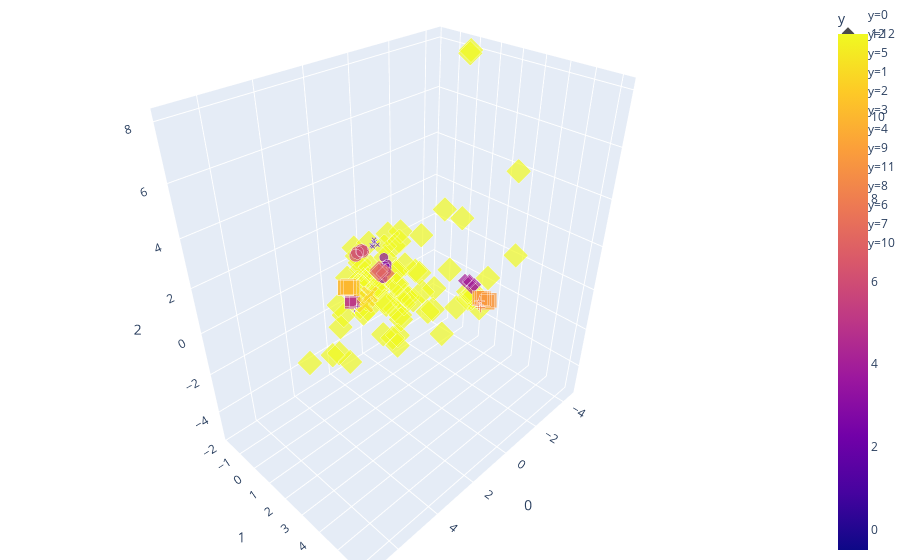

The notebook cell saved with this chart:
### Markdown cell above
The DBSCAN predicted 13 clusters. Hence, it has inferred 13 distinctive formulations present in the dataset.

### Code cell
#Visualize DBSCAN cluster predictions
import plotly.express as px
fig = px.scatter_3d(df_dbscan, x=0, y=1, z=2,
              color='y', size='y', size_max=18,
              symbol='y', opacity=0.7)

# tight layout
fig.update_layout(margin=dict(l=0, r=0, b=0, t=0))

### Figure 1 — Plotly figure (JSON) as saved in the notebook; plotly's stock layout.template omitted (floating-point values rounded to 4 significant figures)
{"data": [{"hoverlabel": {"namelength": 0}, "hovertemplate": "y=%{marker.color}<br>0=%{x}<br>1=%{y}<br>2=%{z}", "legendgroup": "y=0", "marker": {"color": [0, 0, 0, 0, 0, 0, 0, 0, 0, 0, 0, 0, 0, 0, 0, 0, 0, 0, 0, 0, 0, 0, 0, 0, 0, 0, 0, 0, 0, 0, 0, 0, 0, 0, 0, 0, 0, 0, 0, 0, 0, 0, 0, 0, 0, 0, 0, 0, 0, 0, 0, 0, 0, 0, 0, 0, 0, 0, 0, 0, 0, 0, 0, 0, 0, 0, 0, 0, 0, 0, 0, 0, 0, 0, 0, 0, 0, 0, 0, 0, 0, 0, 0, 0, 0, 0, 0], "coloraxis": "coloraxis", "opacity": 0.7, "size": [0, 0, 0, 0, 0, 0, 0, 0, 0, 0, 0, 0, 0, 0, 0, 0, 0, 0, 0, 0, 0, 0, 0, 0, 0, 0, 0, 0, 0, 0, 0, 0, 0, 0, 0, 0, 0, 0, 0, 0, 0, 0, 0, 0, 0, 0, 0, 0, 0, 0, 0, 0, 0, 0, 0, 0, 0, 0, 0, 0, 0, 0, 0, 0, 0, 0, 0, 0, 0, 0, 0, 0, 0, 0, 0, 0, 0, 0, 0, 0, 0, 0, 0, 0, 0, 0, 0], "sizemode": "area", "sizeref": 0.03704, "symbol": "circle"}, "mode": "markers", "name": "y=0", "scene": "scene", "showlegend": true, "type": "scatter3d", "x": [-0.3088, -0.1151, -0.002301, -0.2171, -0.02224, 0.04117, -0.7554, 0.3377, 0.4593, -0.463, 0.01584, 0.214, -0.1421, 0.03737, -0.2774, -0.1153, -0.6583, -0.5413, -0.1669, -0.835, -0.9351, 0.1867, 0.3026, -0.3068, -0.3889, -0.9092, -0.6904, -0.4924, -0.2527, 0.6044, 0.4791, -0.4472, -0.572, -0.06584, -0.6514, -0.2626, 0.2592, -0.6195, 0.01737, -0.3272, -0.01335, -0.5357, -0.6509, -0.0991, 0.02704, -0.02265, -0.878, -0.7662, 0.2727, -0.1475, -0.5626, -0.5741, -0.7748, -0.1205, -0.6552, -0.9226, -0.6851, -0.7814, -0.1558, -0.05049, -0.0709, -0.5363, 0.09334, -0.6886, -0.8813, 0.09432, 0.3966, 0.324, -0.6541, -0.1132, -0.3511, -0.9402, -0.002352, 0.1565, -0.08996, -0.1203, -0.7346, -0.1214, 0.08175, 0.02863, -0.8678, -0.06909, 0.2057, 0.2983, -0.7022, -0.002281, 0.1735], "y": [-0.7632, -1.053, -1.024, -1.039, -1.163, -1.028, -1.099, -1.291, -0.9721, -0.9882, -0.9575, -1.065, -0.9617, -1.054, -1.01, -1.16, -0.7807, -1.031, -0.9654, -0.5237, -1.204, -0.8888, -1.044, -0.9641, -1.01, -1.139, -1.066, -0.9562, -1.116, -0.7802, -1.009, -0.9574, -0.928, -0.9029, -1.116, -0.7717, -1.018, -0.8771, -1.101, -1.102, -1.105, -1.07, -1.064, -0.7468, -0.9412, -0.8103, -1.209, -1.219, -0.7609, -0.9338, -1.066, -0.7598, -1.081, -1.016, -1.143, -1.197, -0.8416, -0.6419, -0.7381, -1.047, -1.301, -0.9235, -0.7975, -0.8445, -0.9723, -0.645, -1.073, -0.9152, -0.7109, -1.028, -1.091, -0.9298, -1.066, -1.236, -1.181, -1.222, -0.9224, -1.063, -0.966, -0.8037, -1.078, -1.164, -0.9992, -1.165, -0.7511, -0.9593, -1.182], "z": [0.3302, -0.03868, -0.1971, -0.2098, -0.4502, -0.009795, 0.4972, -0.07682, 0.2815, -0.478, -0.1125, -0.2028, -0.1171, -0.0569, -0.3814, -0.334, 0.1687, 0.036, 0.1288, 0.3669, -0.1474, 0.4057, 0.4121, -0.2748, -0.3539, -0.386, 0.01708, -0.2323, -0.5406, 0.2497, 0.1464, -0.3363, -0.1712, -0.1764, 0.2822, -0.3208, 0.02494, -0.2844, -0.2753, -0.5322, -0.1448, -0.2799, -0.0762, -0.1576, 0.01546, 0.4306, -0.1134, -0.1342, 0.6443, -0.5182, -0.3121, -0.5567, 0.01471, -0.3382, -0.08601, -0.05548, 0.1266, 0.1193, -0.02888, -0.213, 0.2159, 0.28, 0.04129, -0.03048, -0.1463, 0.7063, 0.4986, 0.2272, 0.1953, -0.08621, -0.4851, -0.5549, 0.1209, 0.1397, -0.2155, -0.6247, -0.539, -0.1318, -0.03659, -0.08567, -0.6433, -0.0174, 0.636, 0.3249, 0.3213, 0.0805, -0.204]}, {"hoverlabel": {"namelength": 0}, "hovertemplate": "y=%{marker.color}<br>0=%{x}<br>1=%{y}<br>2=%{z}", "legendgroup": "y=12", "marker": {"color": [12, 12, 12, 12, 12, 12, 12, 12, 12, 12, 12, 12, 12, 12, 12, 12, 12, 12, 12, 12, 12, 12, 12, 12, 12, 12, 12, 12, 12, 12, 12, 12, 12, 12, 12, 12, 12, 12, 12, 12, 12, 12, 12, 12, 12, 12, 12, 12, 12, 12, 12, 12, 12, 12, 12, 12, 12, 12, 12, 12, 12, 12, 12, 12, 12, 12, 12, 12, 12, 12, 12, 12, 12, 12, 12, 12, 12, 12, 12], "coloraxis": "coloraxis", "opacity": 0.7, "size": [12, 12, 12, 12, 12, 12, 12, 12, 12, 12, 12, 12, 12, 12, 12, 12, 12, 12, 12, 12, 12, 12, 12, 12, 12, 12, 12, 12, 12, 12, 12, 12, 12, 12, 12, 12, 12, 12, 12, 12, 12, 12, 12, 12, 12, 12, 12, 12, 12, 12, 12, 12, 12, 12, 12, 12, 12, 12, 12, 12, 12, 12, 12, 12, 12, 12, 12, 12, 12, 12, 12, 12, 12, 12, 12, 12, 12, 12, 12], "sizemode": "area", "sizeref": 0.03704, "symbol": "diamond"}, "mode": "markers", "name": "y=12", "scene": "scene", "showlegend": true, "type": "scatter3d", "x": [3.64, -4.39, 0.2362, 1.01, 2.351, 1.116, 0.2603, -4.323, -1.075, 1.695, 1.906, 0.6838, 1.151, -2.316, -0.0669, 4.596, 1.595, -3.951, -1.959, -2.76, -0.795, 1.219, -2.679, -2.34, 0.9835, 0.5473, -0.1444, 2.727, -2.27, 1.216, -0.0217, 0.7231, 0.5954, -0.3158, 0.6139, 0.589, 3.333, -1.111, 0.9043, 2.971, 0.116, 0.4573, 1.114, 4.519, 0.9684, 3.419, -2.732, 0.6545, 0.6409, 2.193, 4.873, -0.1997, 0.7416, -0.2735, -1.214, 3.852, 1.067, 1.93, -2.149, -0.4232, 1.767, 1.803, 0.077, -1.388, 7.139, 1.377, -3.557, 1.066, -3.283, 1.631, -2.384, -1.68, 0.2565, 0.5445, 0.793, -2.326, 1.786, -1.377, -4.433], "y": [6.193, -0.1034, 0.5683, 0.8841, 1.14, 0.6204, 0.548, 2.654, -0.9648, 2.074, 0.1852, 1.397, -0.5295, -0.574, 2.244, 2.699, 2.113, -0.7285, 2.463, 1.267, 0.7947, -0.6734, 2.131, 2.434, -1.02, -0.2957, 0.6398, -0.113, 2.348, -0.4369, 3.474, -0.4749, -0.9544, -0.7532, -1.402, 1.912, 2.026, -0.3605, -0.8982, 0.4631, -0.738, -0.5519, 1.457, 2.028, -1.149, 3.135, 2.037, 0.3425, 0.9006, -0.1602, 2.111, 0.7402, 0.7853, 1.789, -0.7791, 1.345, -0.07143, 2.492, 2.296, -1.817, -0.2349, 0.5287, -0.279, 1.089, 4.004, 1.603, 3.467, 1.368, -0.04179, 1.319, 3.062, 3.285, 0.6392, 1.767, -0.6043, -0.4624, 0.3128, -0.8708, -0.1687], "z": [4.917, 7.987, -0.1481, 2.682, 0.05667, 0.5711, 0.5002, 3.962, 0.3928, -1.058, -0.6083, -0.4457, -0.3721, 0.5441, -0.6705, -0.1626, -0.1005, 1.087, -1.04, 1.95, 0.006973, -0.347, -1.51, -0.9398, -0.4843, -0.7029, -0.8893, -0.2259, -1.246, -1.658, 0.1179, 0.425, -1.491, 0.8013, 0.4597, 1.329, 2.771, -0.2809, 0.5116, -0.2617, -1.007, -0.837, -2.3, -0.2304, 1.139, 0.6346, -1.395, -1.086, 0.802, 0.7747, -0.04592, -0.9246, -2.522, -1.159, 0.6386, 0.1693, 0.05664, 0.09143, -0.8598, 0.4534, -0.2228, 0.6941, 0.6379, -0.9164, 2.259, -0.2209, 0.8109, 0.6493, -5.165, 0.1294, 0.09045, -0.9303, -0.7185, -0.1443, -0.201, -2.391, 0.7053, 1.001, 7.854]}, {"hoverlabel": {"namelength": 0}, "hovertemplate": "y=%{marker.color}<br>0=%{x}<br>1=%{y}<br>2=%{z}", "legendgroup": "y=5", "marker": {"color": [5, 5, 5], "coloraxis": "coloraxis", "opacity": 0.7, "size": [5, 5, 5], "sizemode": "area", "sizeref": 0.03704, "symbol": "square"}, "mode": "markers", "name": "y=5", "scene": "scene", "showlegend": true, "type": "scatter3d", "x": [2.252, 2.073, 1.908], "y": [0.02797, -0.1937, -0.1351], "z": [-0.3263, -0.3973, -0.5151]}, {"hoverlabel": {"namelength": 0}, "hovertemplate": "y=%{marker.color}<br>0=%{x}<br>1=%{y}<br>2=%{z}", "legendgroup": "y=1", "marker": {"color": [1, 1, 1, 1, 1, 1], "coloraxis": "coloraxis", "opacity": 0.7, "size": [1, 1, 1, 1, 1, 1], "sizemode": "area", "sizeref": 0.03704, "symbol": "x"}, "mode": "markers", "name": "y=1", "scene": "scene", "showlegend": true, "type": "scatter3d", "x": [-0.2903, -0.3825, -0.3097, -0.326, -0.06255, -0.06311], "y": [-1.324, -1.38, -1.423, -1.161, -1.221, -1.091], "z": [0.8687, 0.6895, 0.4861, 0.681, 0.7363, 0.9497]}, {"hoverlabel": {"namelength": 0}, "hovertemplate": "y=%{marker.color}<br>0=%{x}<br>1=%{y}<br>2=%{z}", "legendgroup": "y=2", "marker": {"color": [2, 2, 2], "coloraxis": "coloraxis", "opacity": 0.7, "size": [2, 2, 2], "sizemode": "area", "sizeref": 0.03704, "symbol": "cross"}, "mode": "markers", "name": "y=2", "scene": "scene", "showlegend": true, "type": "scatter3d", "x": [1.747, 1.933, 1.933], "y": [-0.1832, -0.1421, -0.1421], "z": [-0.8542, -0.9733, -0.9733]}, {"hoverlabel": {"namelength": 0}, "hovertemplate": "y=%{marker.color}<br>0=%{x}<br>1=%{y}<br>2=%{z}", "legendgroup": "y=3", "marker": {"color": [3, 3, 3, 3, 3, 3, 3, 3, 3], "coloraxis": "coloraxis", "opacity": 0.7, "size": [3, 3, 3, 3, 3, 3, 3, 3, 3], "sizemode": "area", "sizeref": 0.03704, "symbol": "circle"}, "mode": "markers", "name": "y=3", "scene": "scene", "showlegend": true, "type": "scatter3d", "x": [0.1061, 0.09464, -0.08194, 0.1814, -0.1336, 0.1718, -0.07237, 0.1062, -0.02082], "y": [-0.2831, -0.4562, -0.3436, -0.41, -0.412, -0.5103, -0.5167, -0.4145, -0.3219], "z": [0.2766, 0.07639, 0.2331, -0.2387, -0.0308, -0.1368, 0.4753, -0.4374, -0.1091]}, {"hoverlabel": {"namelength": 0}, "hovertemplate": "y=%{marker.color}<br>0=%{x}<br>1=%{y}<br>2=%{z}", "legendgroup": "y=4", "marker": {"color": [4, 4, 4, 4, 4], "coloraxis": "coloraxis", "opacity": 0.7, "size": [4, 4, 4, 4, 4], "sizemode": "area", "sizeref": 0.03704, "symbol": "diamond"}, "mode": "markers", "name": "y=4", "scene": "scene", "showlegend": true, "type": "scatter3d", "x": [-2.105, -1.994, -2.107, -2.39, -2.298], "y": [2.374, 2.599, 2.131, 2.401, 2.215], "z": [-0.3411, -0.4076, -0.3778, -0.589, -0.4479]}, {"hoverlabel": {"namelength": 0}, "hovertemplate": "y=%{marker.color}<br>0=%{x}<br>1=%{y}<br>2=%{z}", "legendgroup": "y=9", "marker": {"color": [9, 9, 9, 9, 9], "coloraxis": "coloraxis", "opacity": 0.7, "size": [9, 9, 9, 9, 9], "sizemode": "area", "sizeref": 0.03704, "symbol": "square"}, "mode": "markers", "name": "y=9", "scene": "scene", "showlegend": true, "type": "scatter3d", "x": [-2.525, -2.398, -2.263, -2.161, -2.081], "y": [3.121, 3.108, 3.029, 2.9, 3.078], "z": [-1.08, -1.118, -0.8908, -0.8894, -0.7631]}, {"hoverlabel": {"namelength": 0}, "hovertemplate": "y=%{marker.color}<br>0=%{x}<br>1=%{y}<br>2=%{z}", "legendgroup": "y=11", "marker": {"color": [11, 11, 11], "coloraxis": "coloraxis", "opacity": 0.7, "size": [11, 11, 11], "sizemode": "area", "sizeref": 0.03704, "symbol": "x"}, "mode": "markers", "name": "y=11", "scene": "scene", "showlegend": true, "type": "scatter3d", "x": [1.207, 1.529, 1.458], "y": [-0.01682, 0.05442, 0.09884], "z": [-0.4651, -0.7632, -0.4869]}, {"hoverlabel": {"namelength": 0}, "hovertemplate": "y=%{marker.color}<br>0=%{x}<br>1=%{y}<br>2=%{z}", "legendgroup": "y=8", "marker": {"color": [8, 8, 8], "coloraxis": "coloraxis", "opacity": 0.7, "size": [8, 8, 8], "sizemode": "area", "sizeref": 0.03704, "symbol": "cross"}, "mode": "markers", "name": "y=8", "scene": "scene", "showlegend": true, "type": "scatter3d", "x": [-2.37, -2.188, -2.045], "y": [2.757, 2.856, 3.076], "z": [-1.235, -1.279, -1.208]}, {"hoverlabel": {"namelength": 0}, "hovertemplate": "y=%{marker.color}<br>0=%{x}<br>1=%{y}<br>2=%{z}", "legendgroup": "y=6", "marker": {"color": [6, 6, 6, 6], "coloraxis": "coloraxis", "opacity": 0.7, "size": [6, 6, 6, 6], "sizemode": "area", "sizeref": 0.03704, "symbol": "circle"}, "mode": "markers", "name": "y=6", "scene": "scene", "showlegend": true, "type": "scatter3d", "x": [0.6144, 0.7552, 0.7493, 0.9917], "y": [-1.092, -1.194, -0.8701, -1.022], "z": [0.8718, 0.7743, 0.9827, 0.8284]}, {"hoverlabel": {"namelength": 0}, "hovertemplate": "y=%{marker.color}<br>0=%{x}<br>1=%{y}<br>2=%{z}", "legendgroup": "y=7", "marker": {"color": [7, 7, 7], "coloraxis": "coloraxis", "opacity": 0.7, "size": [7, 7, 7], "sizemode": "area", "sizeref": 0.03704, "symbol": "diamond"}, "mode": "markers", "name": "y=7", "scene": "scene", "showlegend": true, "type": "scatter3d", "x": [0.2574, 0.3931, 0.4151], "y": [-0.09894, -0.3403, -0.2933], "z": [0.05134, 0.03878, 0.1983]}, {"hoverlabel": {"namelength": 0}, "hovertemplate": "y=%{marker.color}<br>0=%{x}<br>1=%{y}<br>2=%{z}", "legendgroup": "y=10", "marker": {"color": [10, 10, 10, 10], "coloraxis": "coloraxis", "opacity": 0.7, "size": [10, 10, 10, 10], "sizemode": "area", "sizeref": 0.03704, "symbol": "square"}, "mode": "markers", "name": "y=10", "scene": "scene", "showlegend": true, "type": "scatter3d", "x": [2.095, 2.066, 1.885, 2.005], "y": [-0.427, -0.4471, -0.2965, -0.3635], "z": [0.1322, 0.07286, 0.04909, 0.1419]}], "layout": {"coloraxis": {"colorbar": {"title": {"text": "y"}}, "colorscale": [[0, "#0d0887"], [0.1111, "#46039f"], [0.2222, "#7201a8"], [0.3333, "#9c179e"], [0.4444, "#bd3786"], [0.5556, "#d8576b"], [0.6667, "#ed7953"], [0.7778, "#fb9f3a"], [0.8889, "#fdca26"], [1, "#f0f921"]]}, "legend": {"itemsizing": "constant", "tracegroupgap": 0}, "margin": {"b": 0, "l": 0, "r": 0, "t": 0}, "scene": {"domain": {"x": [0, 1], "y": [0, 1]}, "xaxis": {"title": {"text": "0"}}, "yaxis": {"title": {"text": "1"}}, "zaxis": {"title": {"text": "2"}}}}}
